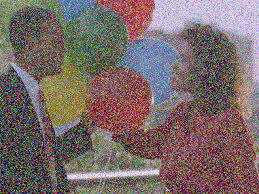
#> input picture noisyimg.jpg, 259 x 194 px
$ python noisyimg.py
#> lines starting #> are read from the running program, lines starting #| are printed output that depends on the picture
import cv2

img = cv2.imread("noisyimg.jpg", cv2.IMREAD_GRAYSCALE)
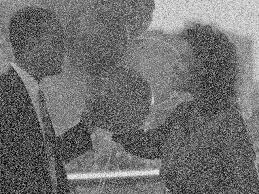
#> img: shape (194, 259); min 0, max 255, mean 110.2
if img is None:
    raise FileNotFoundError("noisyimg.jpg not found")

denoised = cv2.fastNlMeansDenoising(img, None, 12, 7, 21)

clahe = cv2.createCLAHE(clipLimit=1.2, tileGridSize=(16, 16))
contrast = clahe.apply(denoised)
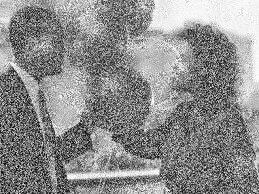
#> contrast: shape (194, 259); min 1, max 255, mean 141

cv2.imwrite("cleaned.png", contrast)

cv2.imshow("Original", img)
cv2.imshow("Cleaned", contrast)
cv2.waitKey(0)
cv2.destroyAllWindows()
